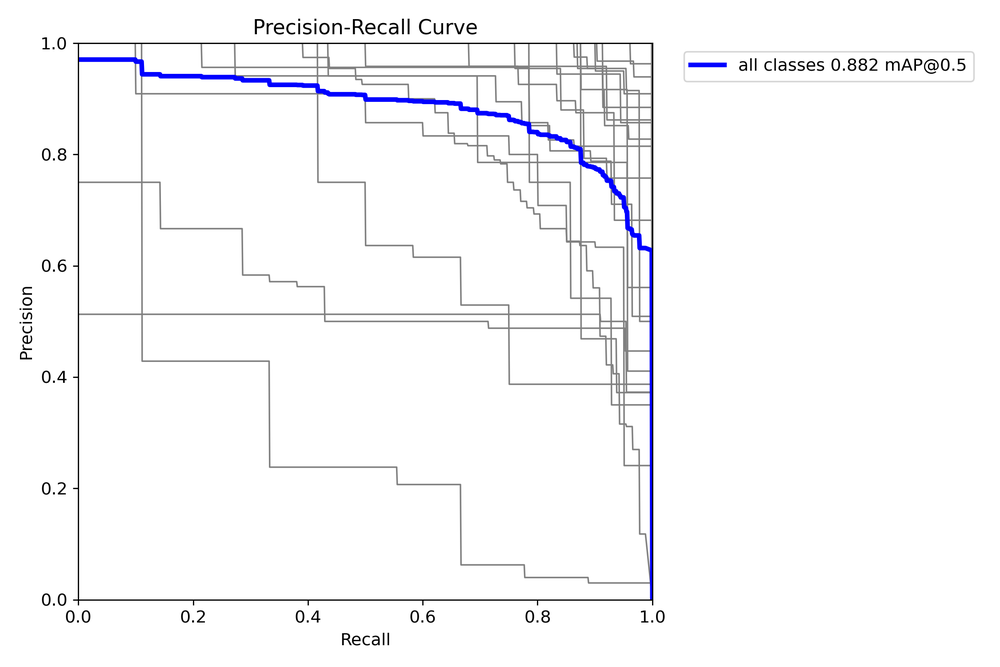
#> input picture Assignment_3/runs/detect/train/PR_curve.png, 1000 x 667 px, shrunk from 2250 x 1500 before the run
$ jupyter execute PR_Curves.ipynb
#> lines starting #> are read from the running program, lines starting #| are printed output that depends on the picture
### Run with image resolution= 640 and batch size =16

[cell 1]
import matplotlib.pyplot as plt
import cv2

pr_curve_path = "runs/detect/train/PR_curve.png"
image = cv2.imread(pr_curve_path)
#> image is the input picture: shape (667, 1000, 3); mean B, G, R 249.7, 248, 248
image = cv2.cvtColor(image, cv2.COLOR_BGR2RGB)

plt.figure(figsize=(8,6))
plt.imshow(image)
plt.axis("off")
plt.title("Precision-Recall Curve")
plt.show()

### Run with high image resolution

[cell 2]
import matplotlib.pyplot as plt
import cv2

pr_curve_path = "runs_high_Reso/exp_highres/PR_curve.png"
image = cv2.imread(pr_curve_path)
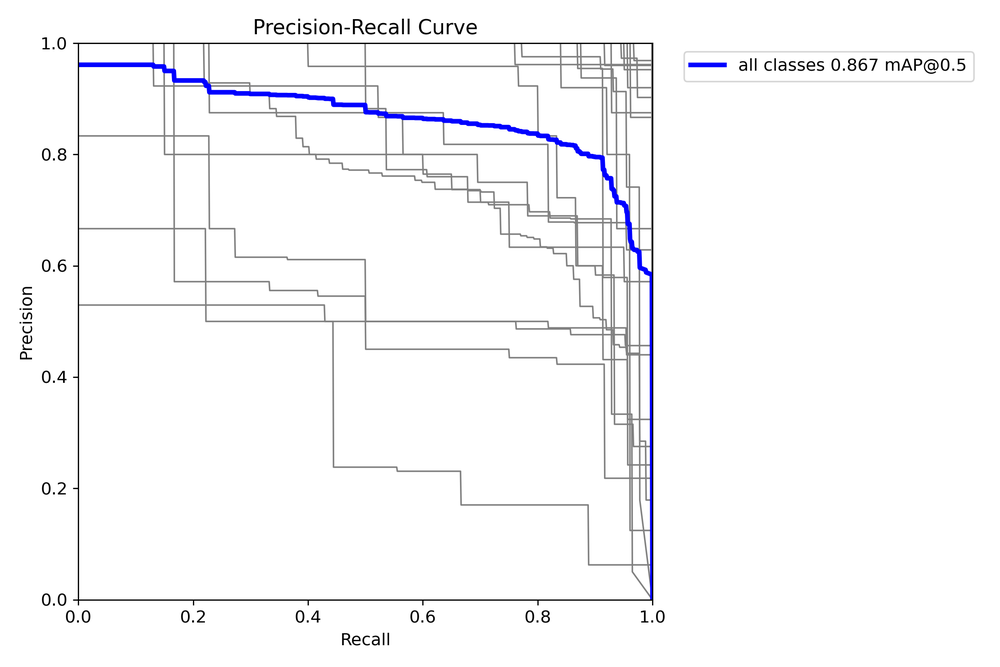
#> input picture Assignment_3/runs_high_Reso/exp_highres/PR_curve.png, 1000 x 667 px, shrunk from 2250 x 1500 before the run
#> image is the input picture: shape (667, 1000, 3); mean B, G, R 249.5, 247.9, 247.9
image = cv2.cvtColor(image, cv2.COLOR_BGR2RGB)

plt.figure(figsize=(8,6))
plt.imshow(image)
plt.axis("off")
plt.title("Precision-Recall Curve")
plt.show()

### Run with Data augmentation arguments

[cell 3]
import matplotlib.pyplot as plt
import cv2

pr_curve_path = "runs_Data_aug_scale/exp_dataAug_scale/PR_curve.png"
image = cv2.imread(pr_curve_path)
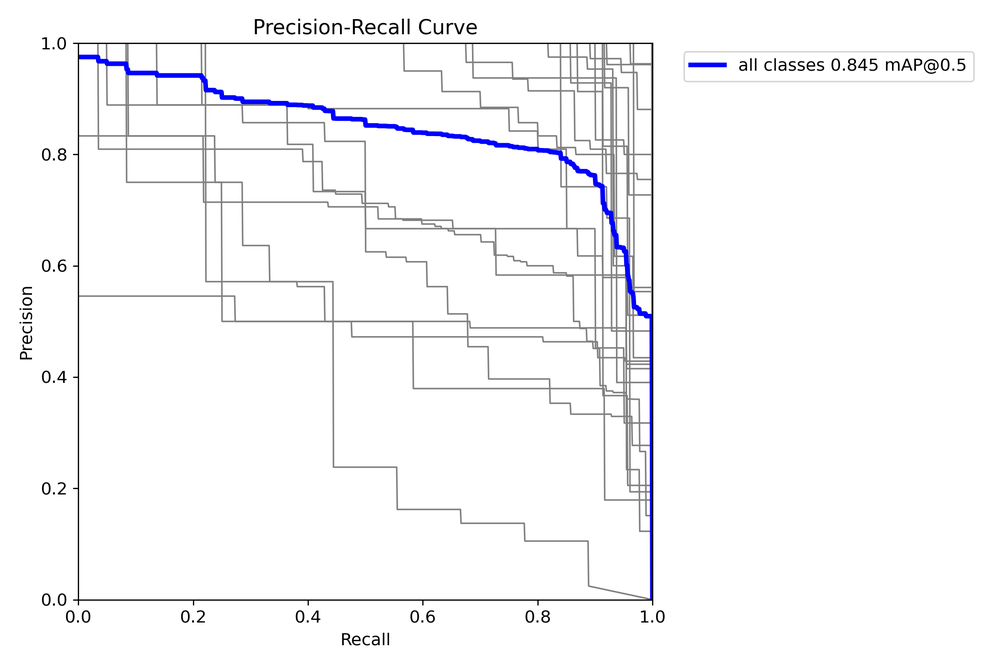
#> input picture Assignment_3/runs_Data_aug_scale/exp_dataAug_scale/PR_curve.png, 1000 x 667 px, shrunk from 2250 x 1500 before the run
#> image is the input picture: shape (667, 1000, 3); mean B, G, R 249.1, 247.4, 247.4
image = cv2.cvtColor(image, cv2.COLOR_BGR2RGB)

plt.figure(figsize=(8,6))
plt.imshow(image)
plt.axis("off")
plt.title("Precision-Recall Curve")
plt.show()

### Run with Anchor box tuning

[cell 4]
import matplotlib.pyplot as plt
import cv2

pr_curve_path = "runs_Data_aug_scale_withAnchorBoxTuning/exp_dataAug_scale_withAnchorBoxTuning/PR_curve.png"
image = cv2.imread(pr_curve_path)
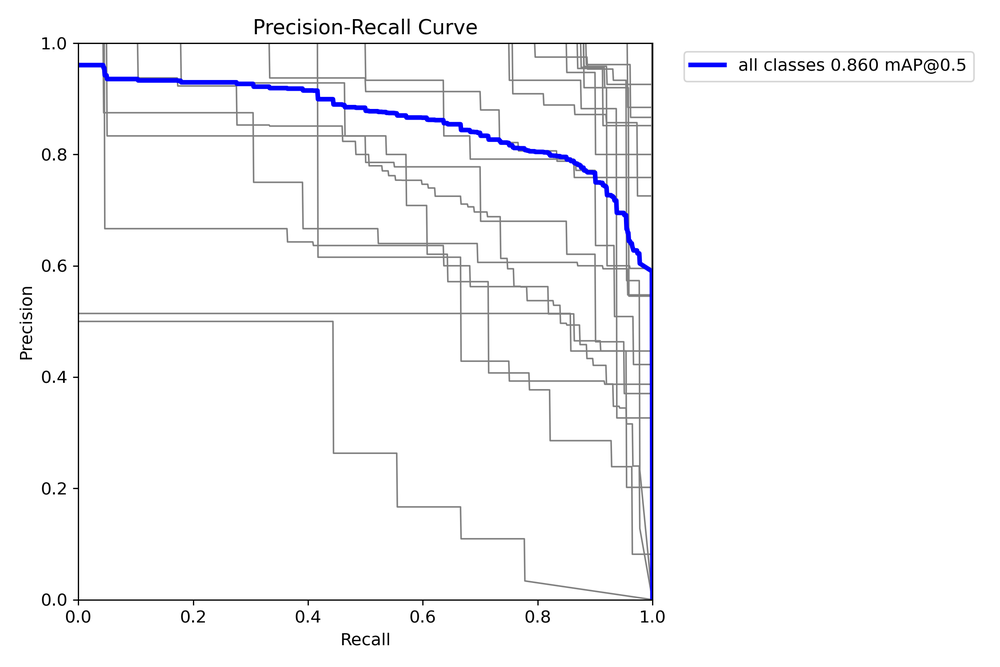
#> input picture Assignment_3/runs_Data_aug_scale_withAnchorBoxTuning/exp_dataAug_scale_withAnchorBoxTuning/PR_curve.png, 1000 x 667 px, shrunk from 2250 x 1500 before the run
#> image is the input picture: shape (667, 1000, 3); mean B, G, R 249.4, 247.8, 247.8
image = cv2.cvtColor(image, cv2.COLOR_BGR2RGB)

plt.figure(figsize=(8,6))
plt.imshow(image)
plt.axis("off")
plt.title("Precision-Recall Curve")
plt.show()
